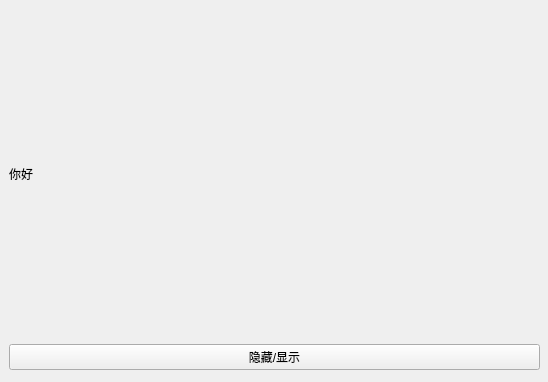
<?xml version="1.0" encoding="UTF-8"?>
<ui version="4.0">
 <class>Widget</class>
 <widget class="QWidget" name="Widget">
  <property name="geometry">
   <rect>
    <x>0</x>
    <y>0</y>
    <width>548</width>
    <height>382</height>
   </rect>
  </property>
  <property name="windowTitle">
   <string>Widget</string>
  </property>
  <widget class="QWidget" name="layoutWidget">
   <property name="geometry">
    <rect>
     <x>9</x>
     <y>9</y>
     <width>531</width>
     <height>361</height>
    </rect>
   </property>
   <layout class="QVBoxLayout" name="verticalLayout">
    <item>
     <widget class="QLabel" name="label">
      <property name="text">
       <string>你好</string>
      </property>
     </widget>
    </item>
    <item>
     <widget class="QPushButton" name="pushButton">
      <property name="text">
       <string>隐藏/显示</string>
      </property>
     </widget>
    </item>
   </layout>
  </widget>
 </widget>
 <resources/>
 <connections/>
</ui>
